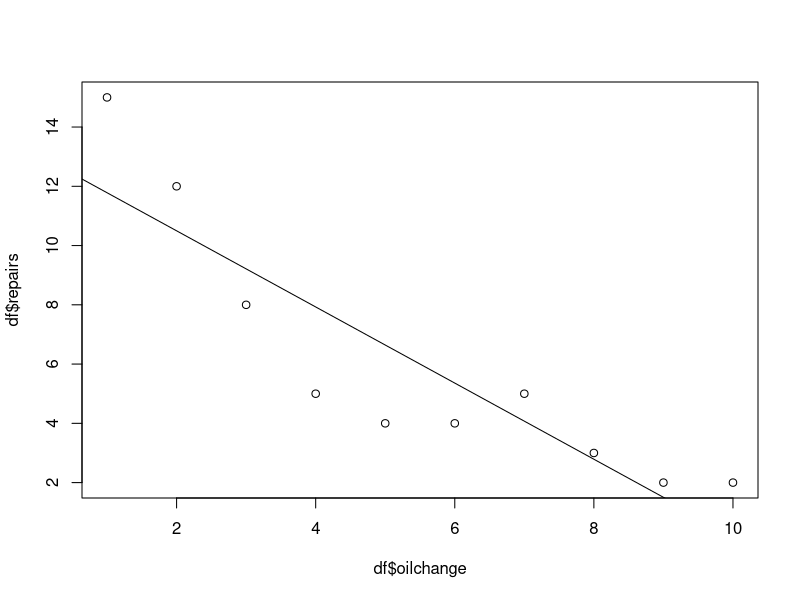
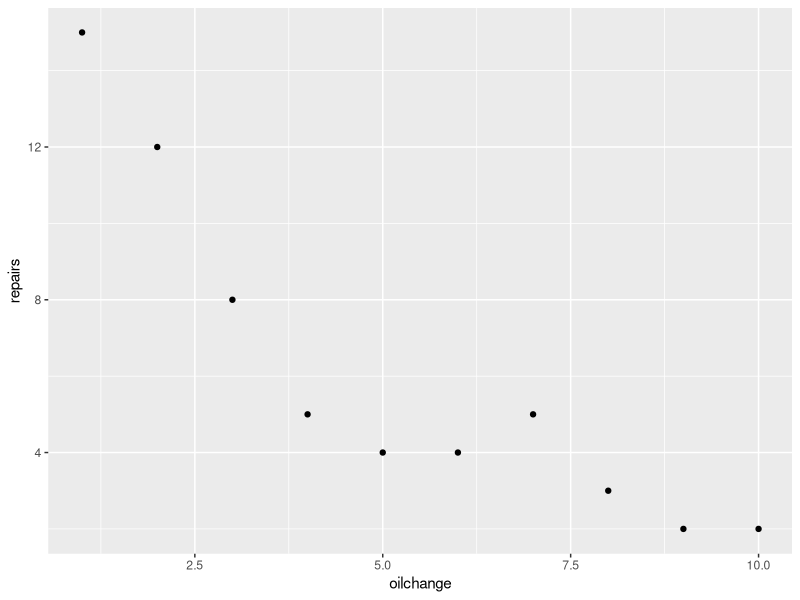
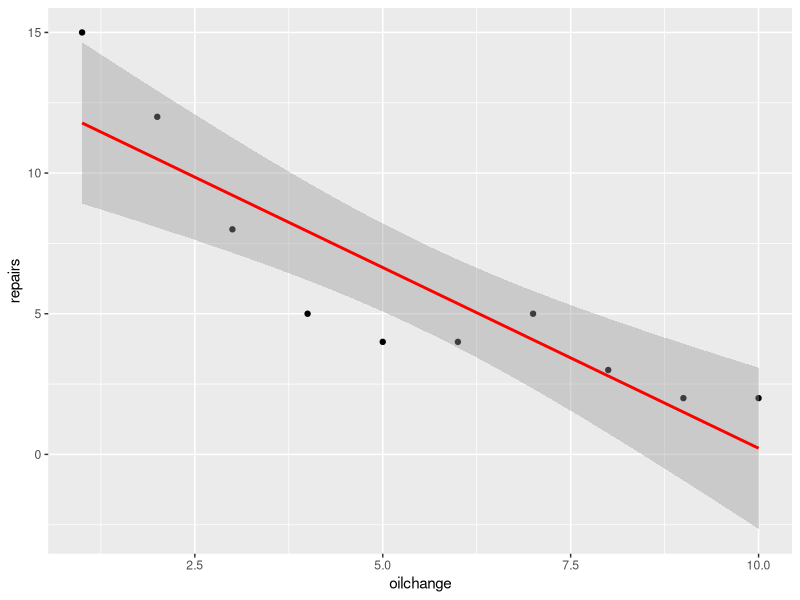
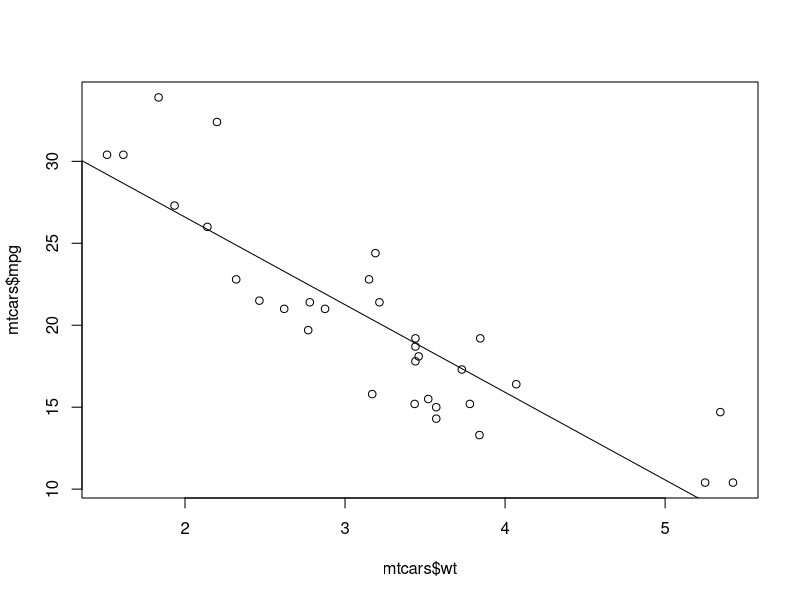

These charts were generated, in order, by the following R code:
library(ggplot2)
 
oilchange <- c(1:10)
repairs <- c(15,12,8,5,4,4,5,3,2,2)
 
 df <- data.frame(oilchange, repairs)
 plot(df$oilchange, df$repairs)
 
m <- lm(repairs ~ oilchange, data = df)
 
summary(m)

#p-value = 1 is 100% of data is random, the lower the number the better (best practice is no more than 5%, trust model with 95% certainty) -- use this model to predict the dependent varriables (statistical significance)

#adjusted r-squared = 1 or close to 1, high correlation to identify depdendent variable with independent variable 

abline(m)
#use this line to make future predictions 
g <- ggplot(df, aes(x = oilchange, y=repairs)) + geom_point()
g
g + stat_smooth(method = "lm", col = "red")

predict(m)


#use mtcars dataset to predict the mpg using other varaibles 

mpg.ml = lm(formula = mpg ~ wt, data = mtcars)
summary(mpg.ml)

plot(mtcars$wt, mtcars$mpg)

abline(mpg.ml)
summary(mpg.ml)

mpg.ml = lm(formula = mpg ~ wt + hp, data = mtcars)
summary(mpg.ml)

#more data does not always mean better results, regression models might get confused to go towards all the varaibles, machine learning models is to figure out which features or variables that would predict your dependent variable 

#the ones with high adjusted r squared (predictability) would be used in the prediction model 

#ARsquared: if 100%, all the number of repairs can be explained (or defined) by the oil change, how much of that dependent varaible can be explained by the independent variable 


